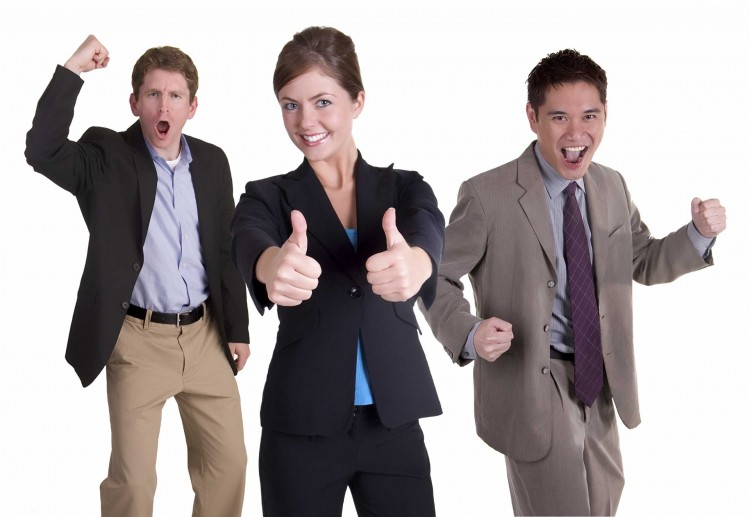
#> input picture basic_face_changer/three_human.jpg, 750 x 517 px
$ python main.py
#> lines starting #> are read from the running program, lines starting #| are printed output that depends on the picture; after the words box and inside, x2 and y2 are one past the last pixel; in counts of white or black regions, pixels touching at a corner belong together
import cv2
import sys
from PIL import Image

imagePath = "three_human.jpg"
cascPath = "haarcascade_frontalface_default.xml"

faceCascade = cv2.CascadeClassifier(cascPath)

image = cv2.imread(imagePath)
#> image is the input picture: shape (517, 750, 3); mean B, G, R 164.5, 163.9, 171
gray = cv2.cvtColor(image, cv2.COLOR_BGR2GRAY)
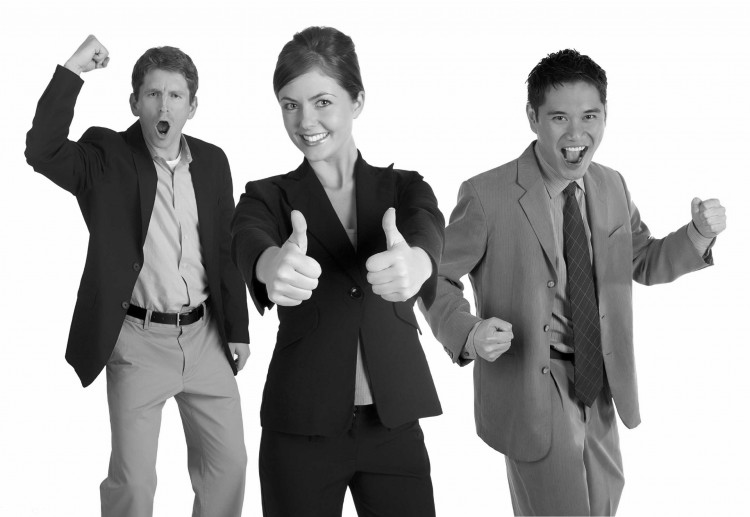
#> gray: shape (517, 750); min 0, max 255, mean 166.1

faces = faceCascade.detectMultiScale(
    gray,
    scaleFactor=1.1,
    minNeighbors=5,
    minSize=(30, 30)
)
#> faces = [[133, 71, 62, 62], [271, 71, 83, 83], [534, 87, 78, 78]]

print("Found {0} faces!".format(len(faces)))
#| Found 3 faces!
img_counter = 0
for (x, y, w, h) in faces:
    cv2.rectangle(image, (x, y), (x+w, y+h), (0, 255, 0), 2)
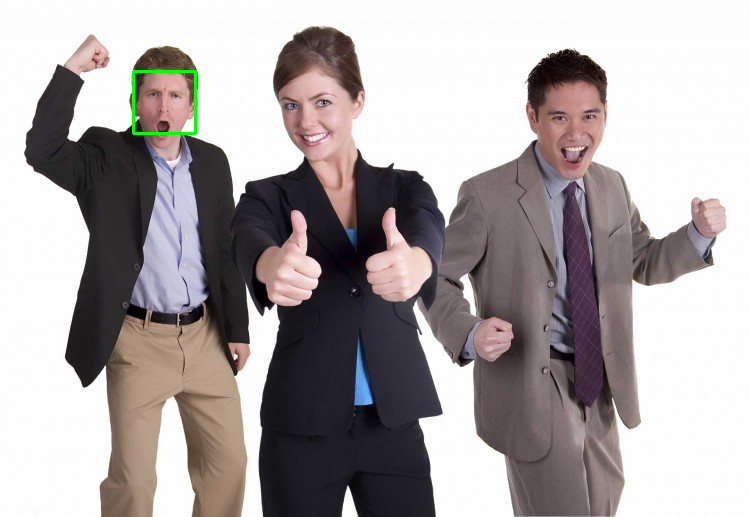
#> image: shape (517, 750, 3); 0.19% of pixels changed, all inside (x1, y1, x2, y2) = (132, 70, 197, 135)
    print((x,y,x+w,y+w))
#| (133, 71, 195, 133)
    original = Image.open(imagePath)
    width, height = original.size
#> width = 750; height = 517
    croped_img = original.crop((x,y,x+w,y+w))
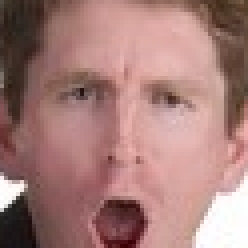
#> croped_img: PIL image 62x62 RGB (shown 4 times larger); mean R, G, B 165.8, 125.1, 120.9
    croped_img.save(str(img_counter) + ".jpeg")
    img_counter += 1


#paste faces
new_img = Image.open(imagePath)
im2 = Image.open("0.jpeg")
new_img.paste(im2,(133, 71))
new_img.show()
